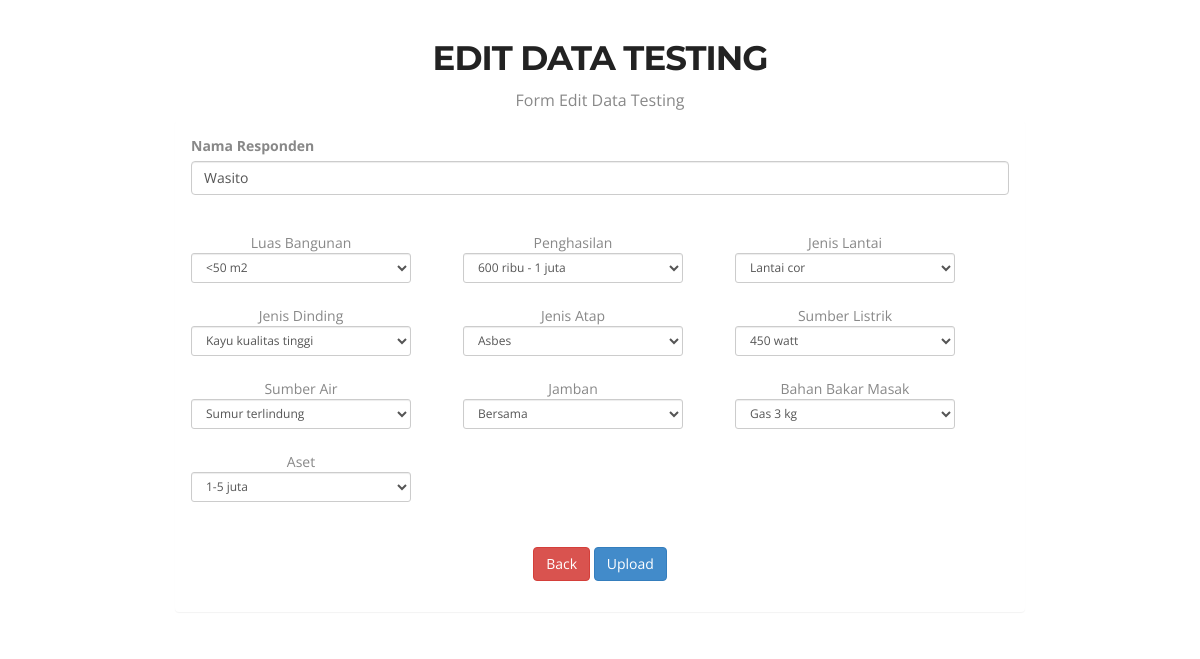
The app's page /master/edit-test.php?id=55 with its own data.
### tables this page shows
CREATE TABLE IF NOT EXISTS `tb_responden_test` (
  `id_responden` int(11) NOT NULL,
  `responden` varchar(50) NOT NULL
);

CREATE TABLE IF NOT EXISTS `tb_data_test` (
  `id_data` int(11) NOT NULL AUTO_INCREMENT,
  `id_responden` int(11) NOT NULL,
  `id_atribut` int(11) NOT NULL,
  `id_parameter` int(11) NOT NULL,
  PRIMARY KEY (`id_data`)
);

### master/edit-test.php (the view, shortened to what this page needs)
<!doctype html>
<html>
<head>
	<link href="css/bootstrap.css" rel="stylesheet" type="text/css">
	<link href="css/style.css" rel="stylesheet" type="text/css">
	<link href="css/font-awesome.css" rel="stylesheet" type="text/css">
	<link href="css/responsive.css" rel="stylesheet" type="text/css">
	<link href="css/magnific-popup.css" rel="stylesheet" type="text/css">
	<link href="css/animate.css" rel="stylesheet" type="text/css">
</head>
 <?php
include "koneksi.php";
$sql = 'SELECT * FROM tb_atribut';
$result = $db->query($sql);
$atribut=array();
foreach ($result as $row) {
    $atribut[$row['id_atribut']]=$row['atribut'];
    }
?>
<?php
$sql = 'SELECT * FROM tb_parameter ORDER BY id_atribut,id_parameter';
$result = $db->query($sql);
$parameter=array();
$id_atribut=0;
foreach ($result as $row) {
    if($id_atribut!=$row['id_atribut']){
        $parameter[$row['id_atribut']]=array();
        $id_atribut=$row['id_atribut'];
    }
    $parameter[$row['id_atribut']][$row['nilai']]=$row['parameter'];
}
?>
<body>
<section class="main-section paddind" id="Portfolio">
		<div class="container" style="margin-top: -50px;">
			<h2>Edit data testing</h2>
			<h6>Form Edit Data Testing</h6>
	<div>
		<div class="container" style="margin-top: -50px;">
         <section id="main-content">
      <section class="wrapper">
         <div class="row" style="margin-left: 130px;">
          <div class="col-lg-6"style="padding: 0px;width: 850px;">
            <section class="panel" >
              <div class="panel-body">
                     <form action="testing/update.php" method="post" enctype="multipart/form-data">
                     	<?php
  $ids = $_GET['id'];
  $query_mysql = "SELECT * FROM tb_responden_test WHERE id_responden='$ids'";
  $result = $db->query($query_mysql);
  foreach($result as $id){
?>
                  <div class="form-group">
                    <label>Nama Responden</label>
                    <input type="text" class="form-control" name="nama" id="exampleInputEmail1" value="<?php echo $id['responden'] ?>" placeholder="Nama Responden">
                  </div>
      <div style="display: inline-block;" align="center">
      	<?php
      $querydata_mysql = "SELECT * FROM tb_data_test WHERE id_responden='$ids' order by id_atribut";
      $rslt = $db->query($querydata_mysql);
       foreach($rslt as $data){
          ?>
     <?php
              if($atribut[$data['id_atribut']]=="Ketentuan"){
              }else{
              ?>
      <div style="display:inline;width: 220px; float: left;margin-right: 52px;margin-top:  23px;">
      <?php echo $atribut[$data['id_atribut']];
              $ini=$data['id_atribut'];
        ?>
            <?php echo '<select class="form-control input-sm m-bot15" name="'.$ini.'">' ?>
              <option value="<?php echo $data['id_parameter'] ?>"selected><?php echo $parameter[$data['id_atribut']][$data['id_parameter']] ?></option>
            </select>
      </div>
      <?php
      }
      ?>
      <?php
      }
      ?>
      </div>
                 <div class="form-group" style="margin-top: 40px;"  align="center">
                  <a href="testing.php" class="btn btn-danger">Back</a>
                  <input type="submit" name="upload" value="Upload" class="btn btn-primary">
              </div>
              <?php	}
  ?>
              		</form>
              </div>
            </section>
          </div>
        </div>
      </section>
    </section>
    </div>
    </div>
 </div>
	</section>
</body>
</html>

### master/css/style.css (style rules this page uses)
a, a:hover, a:active { outline:0px !important }
body { background:#fff; font-family: 'Open Sans', sans-serif; font-size:14px; font-weight:normal; color:#888888; margin:0; }
h2 { font-size:34px; color:#222222; font-family: 'Montserrat', sans-serif; font-weight:700; letter-spacing: -1px; margin:0 0 15px 0; text-align:center; text-transform:uppercase; }
h6 { font-size:16px; color:#888888; font-family: 'Open Sans', sans-serif; font-weight:400; text-align:center; margin:0 0 60px 0; }
.main-section { padding:90px 0 110px; }
.main-section.paddind { padding-bottom:60px; }

### records on screen
tb_responden_test: nama "Wasito"
tb_data_test: id_atribut "Luas Bangunan", id_atribut+id_parameter "<50 m2"
tb_data_test: id_atribut "Penghasilan", id_atribut+id_parameter "600 ribu - 1 juta"
tb_data_test: id_atribut "Jenis Lantai", id_atribut+id_parameter "Lantai cor"
tb_data_test: id_atribut "Jenis Dinding", id_atribut+id_parameter "Kayu kualitas tinggi"
tb_data_test: id_atribut "Jenis Atap", id_atribut+id_parameter "Asbes"
tb_data_test: id_atribut "Sumber Listrik", id_atribut+id_parameter "450 watt"
tb_data_test: id_atribut "Sumber Air", id_atribut+id_parameter "Sumur terlindung"
tb_data_test: id_atribut "Jamban", id_atribut+id_parameter "Bersama"
tb_data_test: id_atribut "Bahan Bakar Masak", id_atribut+id_parameter "Gas 3 kg"
tb_data_test: id_atribut "Aset", id_atribut+id_parameter "1-5 juta"
